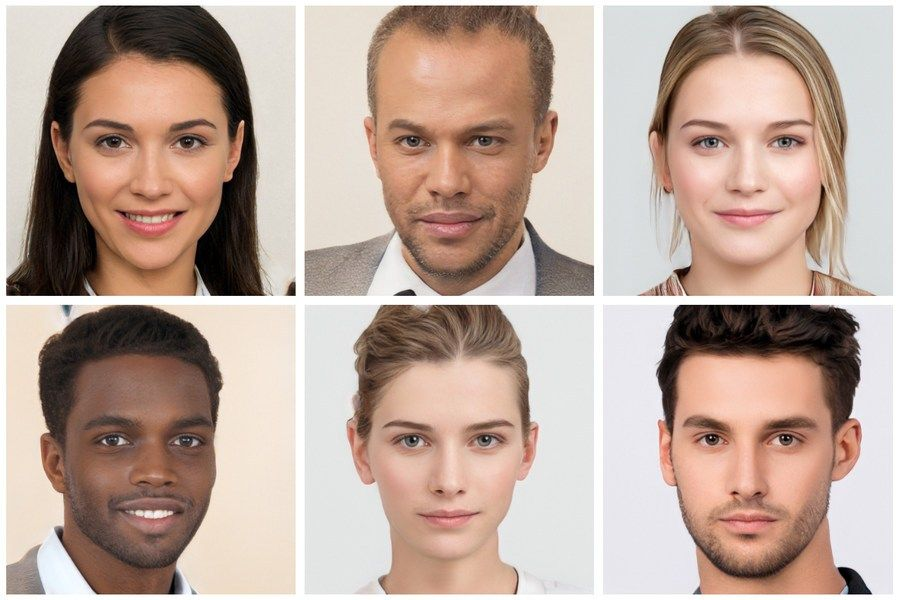
//> input picture ejemplo.jpg, 900 x 600 px
$ ./faceDetection ejemplo.jpg   (built with g++ and OpenCV 4)
//> lines starting //> are read from the running program, lines starting //| are printed output that depends on the picture; after the words box and inside, x2 and y2 are one past the last pixel; in counts of white or black regions, pixels touching at a corner belong together
#include <opencv2/opencv.hpp>
#include <omp.h>
#include <iostream>

using namespace cv;
using namespace std;

int main(int argc, char** argv) {

    if (argc != 2) {
        cout << "Usage: " << argv[0] << " imageName" << endl;
        return -1;
    }

    // Load the pre-trained Haar cascade for face detection
    CascadeClassifier faceCascade;
    faceCascade.load("haarcascade_frontalface_default.xml");

    // Read the input image
    Mat image = imread(argv[1]);
//> image is the input picture: 600 rows x 900 cols, CV_8UC3; mean B, G, R 155.7, 167.1, 188.8
    if (image.empty()) {
        cout << "Could not open or find the image" << endl;
        return -1;
    }

    // Convert the image to grayscale
    Mat gray;
    cvtColor(image, gray, COLOR_BGR2GRAY);
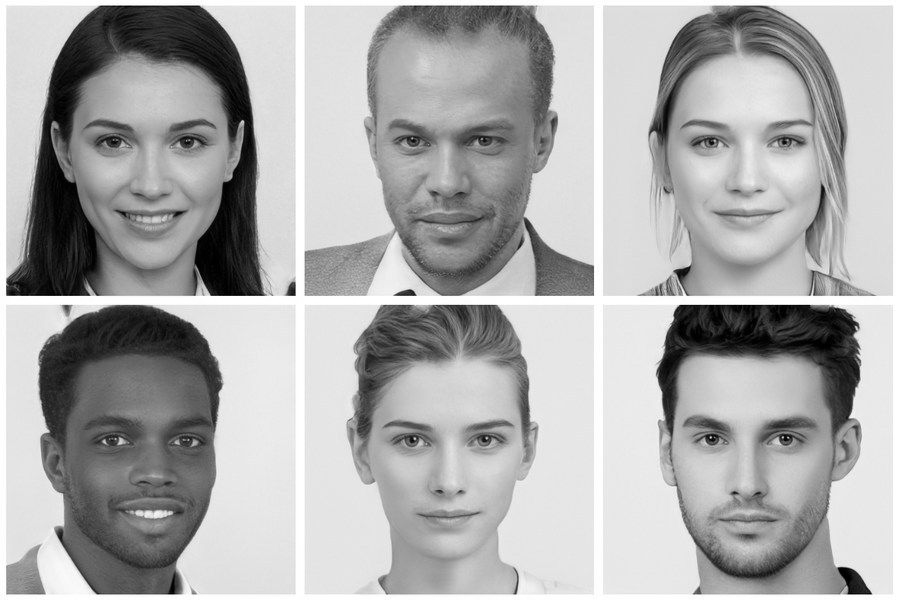
//> gray: 600 rows x 900 cols, CV_8UC1; min 0, max 255, mean 172.3

    // Detect faces in the grayscale image
    vector<Rect> faces;
    faceCascade.detectMultiScale(gray, faces, 1.1, 3, 0, Size(30, 30));
//> faces = 6 Rects (x, y, width, height): [651, 66, 196, 196], [647, 358, 205, 205], [64, 372, 174, 174], [345, 57, 212, 212], [348, 362, 200, 200], [51, 63, 199, 199]

    cout << "detected " << faces.size() << " faces in the image." << endl;
//| detected 6 faces in the image.

    // Draw rectangles around the detected faces
    #pragma omp parallel for
    for (size_t i = 0; i < faces.size(); i++) {
        rectangle(image, faces[i], Scalar(0, 255, 0), 2);

        Mat face = image(faces[i]);

        string filename = "croppedFaces/face_" + to_string(i) + ".jpg";

        imwrite(filename, face);
    }
//> this loop made 6 passes
//> pass 1, `Mat face = image(faces[i]);`:
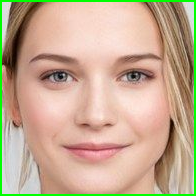
//> face: 196 rows x 196 cols, CV_8UC3; mean B, G, R 144.7, 171.2, 196.4
//> pass 2, `Mat face = image(faces[i]);`:
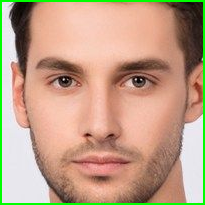
//> face: 205 rows x 205 cols, CV_8UC3; mean B, G, R 134.5, 159.9, 192
//> pass 3, `Mat face = image(faces[i]);`:
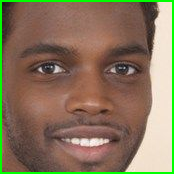
//> face: 174 rows x 174 cols, CV_8UC3; mean B, G, R 92.3, 116.7, 136
//> after the loop:
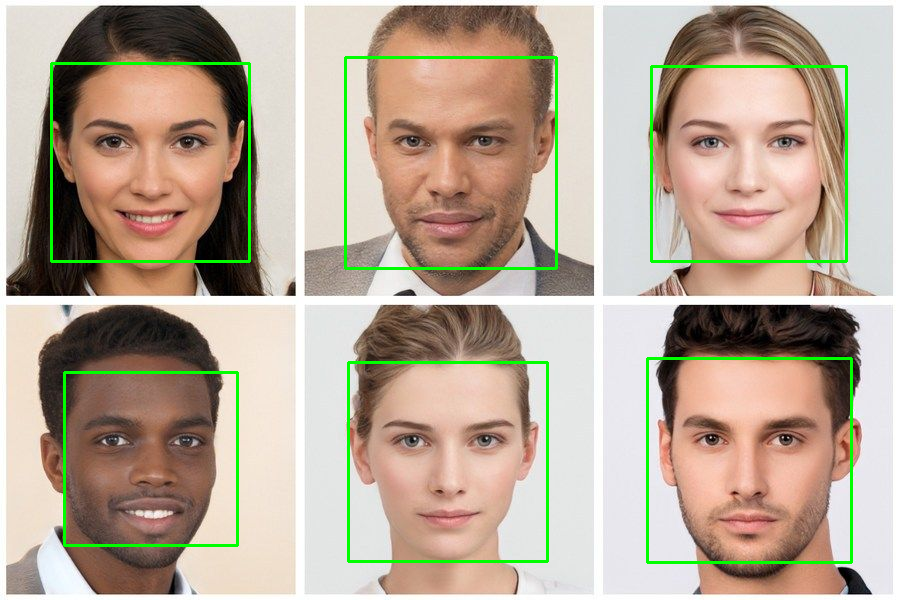
//> image: 600 rows x 900 cols, CV_8UC3; 2.62% of pixels changed, all inside (x1, y1, x2, y2) = (50, 56, 853, 564)

    // Display the image with detected faces
    string filename = "croppedFaces/all_faces.jpg";
    imwrite(filename, image);
    imshow("Detected Faces", image);
    waitKey(0);

    return 0;
}
